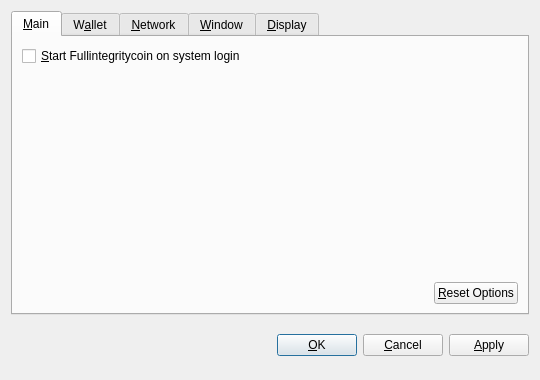
<?xml version="1.0" encoding="UTF-8"?>
<ui version="4.0">
 <class>OptionsDialog</class>
 <widget class="QDialog" name="OptionsDialog">
  <property name="geometry">
   <rect>
    <x>0</x>
    <y>0</y>
    <width>540</width>
    <height>380</height>
   </rect>
  </property>
  <property name="windowTitle">
   <string>Options</string>
  </property>
  <property name="modal">
   <bool>true</bool>
  </property>
  <layout class="QVBoxLayout" name="verticalLayout">
   <item>
    <widget class="QTabWidget" name="tabWidget">
     <property name="tabPosition">
      <enum>QTabWidget::North</enum>
     </property>
     <property name="currentIndex">
      <number>0</number>
     </property>
     <widget class="QWidget" name="tabMain">
      <attribute name="title">
       <string>&amp;Main</string>
      </attribute>
      <layout class="QVBoxLayout" name="verticalLayout_Main">
       <item>
        <widget class="QCheckBox" name="bitcoinAtStartup">
         <property name="toolTip">
          <string>Automatically start Fullintegritycoin after logging in to the system.</string>
         </property>
         <property name="text">
          <string>&amp;Start Fullintegritycoin on system login</string>
         </property>
        </widget>
       </item>
       <item>
        <spacer name="verticalSpacer_Main">
         <property name="orientation">
          <enum>Qt::Vertical</enum>
         </property>
         <property name="sizeHint" stdset="0">
          <size>
           <width>20</width>
           <height>40</height>
          </size>
         </property>
        </spacer>
       </item>
       <item>
        <layout class="QHBoxLayout" name="horizontalLayout_2_Main">
         <item>
          <spacer name="horizontalSpacer_2_Main">
           <property name="orientation">
            <enum>Qt::Horizontal</enum>
           </property>
           <property name="sizeHint" stdset="0">
            <size>
             <width>40</width>
             <height>20</height>
            </size>
           </property>
          </spacer>
         </item>
         <item>
          <widget class="QPushButton" name="resetButton">
           <property name="toolTip">
            <string>Reset all client options to default.</string>
           </property>
           <property name="text">
            <string>&amp;Reset Options</string>
           </property>
           <property name="autoDefault">
            <bool>false</bool>
           </property>
          </widget>
         </item>
        </layout>
       </item>
      </layout>
     </widget>
     <widget class="QWidget" name="tabWallet">
      <attribute name="title">
       <string>W&amp;allet</string>
      </attribute>
      <layout class="QVBoxLayout" name="verticalLayout_Network">
       <item>
        <widget class="QLabel" name="transactionFeeInfoLabel">
         <property name="text">
          <string>Optional transaction fee per kB that helps make sure your transactions are processed quickly. Most transactions are 1 kB.</string>
         </property>
         <property name="textFormat">
          <enum>Qt::PlainText</enum>
         </property>
         <property name="wordWrap">
          <bool>true</bool>
         </property>
        </widget>
       </item>
       <item>
        <layout class="QHBoxLayout" name="horizontalLayout_1_Main">
         <item>
          <widget class="QLabel" name="transactionFeeLabel">
           <property name="text">
            <string>Pay transaction &amp;fee</string>
           </property>
           <property name="textFormat">
            <enum>Qt::PlainText</enum>
           </property>
           <property name="buddy">
            <cstring>transactionFee</cstring>
           </property>
          </widget>
         </item>
         <item>
          <widget class="BitcoinAmountField" name="transactionFee"/>
         </item>
         <item>
          <spacer name="horizontalSpacer_1_Main">
           <property name="orientation">
            <enum>Qt::Horizontal</enum>
           </property>
           <property name="sizeHint" stdset="0">
            <size>
             <width>40</width>
             <height>20</height>
            </size>
           </property>
          </spacer>
         </item>
        </layout>
       </item>
       <item>
        <widget class="QLabel" name="label">
         <property name="text">
          <string>If you disable the spending of unconfirmed change, the change from a transaction cannot be used until that transaction has at least one confirmation. This also affects how your balance is computed.</string>
         </property>
         <property name="wordWrap">
          <bool>true</bool>
         </property>
        </widget>
       </item>
       <item>
        <widget class="QCheckBox" name="spendZeroConfChange">
         <property name="text">
          <string>Spend unconfirmed change  (experts only)</string>
         </property>
        </widget>
       </item>
       <item>
        <spacer name="verticalSpacer">
         <property name="orientation">
          <enum>Qt::Vertical</enum>
         </property>
         <property name="sizeHint" stdset="0">
          <size>
           <width>20</width>
           <height>40</height>
          </size>
         </property>
        </spacer>
       </item>
      </layout>
     </widget>
     <widget class="QWidget" name="tabNetwork">
      <attribute name="title">
       <string>&amp;Network</string>
      </attribute>
      <layout class="QVBoxLayout" name="verticalLayout_Network">
       <item>
        <widget class="QCheckBox" name="mapPortUpnp">
         <property name="toolTip">
          <string>Automatically open the Fullintegritycoin client port on the router. This only works when your router supports UPnP and it is enabled.</string>
         </property>
         <property name="text">
          <string>Map port using &amp;UPnP</string>
         </property>
        </widget>
       </item>
       <item>
        <widget class="QCheckBox" name="connectSocks">
         <property name="toolTip">
          <string>Connect to the Fullintegritycoin network through a SOCKS proxy (e.g. when connecting through Tor).</string>
         </property>
         <property name="text">
          <string>&amp;Connect through SOCKS proxy:</string>
         </property>
        </widget>
       </item>
       <item>
        <layout class="QHBoxLayout" name="horizontalLayout_Network">
         <item>
          <widget class="QLabel" name="proxyIpLabel">
           <property name="text">
            <string>Proxy &amp;IP:</string>
           </property>
           <property name="textFormat">
            <enum>Qt::PlainText</enum>
           </property>
           <property name="buddy">
            <cstring>proxyIp</cstring>
           </property>
          </widget>
         </item>
         <item>
          <widget class="QValidatedLineEdit" name="proxyIp">
           <property name="maximumSize">
            <size>
             <width>140</width>
             <height>16777215</height>
            </size>
           </property>
           <property name="toolTip">
            <string>IP address of the proxy (e.g. 127.0.0.1)</string>
           </property>
          </widget>
         </item>
         <item>
          <widget class="QLabel" name="proxyPortLabel">
           <property name="text">
            <string>&amp;Port:</string>
           </property>
           <property name="textFormat">
            <enum>Qt::PlainText</enum>
           </property>
           <property name="buddy">
            <cstring>proxyPort</cstring>
           </property>
          </widget>
         </item>
         <item>
          <widget class="QLineEdit" name="proxyPort">
           <property name="maximumSize">
            <size>
             <width>55</width>
             <height>16777215</height>
            </size>
           </property>
           <property name="toolTip">
            <string>Port of the proxy (e.g. 9050)</string>
           </property>
          </widget>
         </item>
         <item>
          <widget class="QLabel" name="socksVersionLabel">
           <property name="text">
            <string>SOCKS &amp;Version:</string>
           </property>
           <property name="textFormat">
            <enum>Qt::PlainText</enum>
           </property>
           <property name="buddy">
            <cstring>socksVersion</cstring>
           </property>
          </widget>
         </item>
         <item>
          <widget class="QValueComboBox" name="socksVersion">
           <property name="toolTip">
            <string>SOCKS version of the proxy (e.g. 5)</string>
           </property>
          </widget>
         </item>
         <item>
          <spacer name="horizontalSpacer_Network">
           <property name="orientation">
            <enum>Qt::Horizontal</enum>
           </property>
           <property name="sizeHint" stdset="0">
            <size>
             <width>40</width>
             <height>20</height>
            </size>
           </property>
          </spacer>
         </item>
        </layout>
       </item>
       <item>
        <spacer name="verticalSpacer_Network">
         <property name="orientation">
          <enum>Qt::Vertical</enum>
         </property>
         <property name="sizeHint" stdset="0">
          <size>
           <width>20</width>
           <height>40</height>
          </size>
         </property>
        </spacer>
       </item>
      </layout>
     </widget>
     <widget class="QWidget" name="tabWindow">
      <attribute name="title">
       <string>&amp;Window</string>
      </attribute>
      <layout class="QVBoxLayout" name="verticalLayout_Window">
       <item>
        <widget class="QCheckBox" name="minimizeToTray">
         <property name="toolTip">
          <string>Show only a tray icon after minimizing the window.</string>
         </property>
         <property name="text">
          <string>&amp;Minimize to the tray instead of the taskbar</string>
         </property>
        </widget>
       </item>
       <item>
        <widget class="QCheckBox" name="minimizeOnClose">
         <property name="toolTip">
          <string>Minimize instead of exit the application when the window is closed. When this option is enabled, the application will be closed only after selecting Quit in the menu.</string>
         </property>
         <property name="text">
          <string>M&amp;inimize on close</string>
         </property>
        </widget>
       </item>
       <item>
        <spacer name="verticalSpacer_Window">
         <property name="orientation">
          <enum>Qt::Vertical</enum>
         </property>
         <property name="sizeHint" stdset="0">
          <size>
           <width>20</width>
           <height>40</height>
          </size>
         </property>
        </spacer>
       </item>
      </layout>
     </widget>
     <widget class="QWidget" name="tabDisplay">
      <attribute name="title">
       <string>&amp;Display</string>
      </attribute>
      <layout class="QVBoxLayout" name="verticalLayout_Display">
       <item>
        <layout class="QHBoxLayout" name="horizontalLayout_1_Display">
         <item>
          <widget class="QLabel" name="langLabel">
           <property name="text">
            <string>User Interface &amp;language:</string>
           </property>
           <property name="textFormat">
            <enum>Qt::PlainText</enum>
           </property>
           <property name="buddy">
            <cstring>lang</cstring>
           </property>
          </widget>
         </item>
         <item>
          <widget class="QValueComboBox" name="lang">
           <property name="toolTip">
            <string>The user interface language can be set here. This setting will take effect after restarting Fullintegritycoin.</string>
           </property>
          </widget>
         </item>
        </layout>
       </item>
       <item>
        <layout class="QHBoxLayout" name="horizontalLayout_2_Display">
         <item>
          <widget class="QLabel" name="unitLabel">
           <property name="text">
            <string>&amp;Unit to show amounts in:</string>
           </property>
           <property name="textFormat">
            <enum>Qt::PlainText</enum>
           </property>
           <property name="buddy">
            <cstring>unit</cstring>
           </property>
          </widget>
         </item>
         <item>
          <widget class="QValueComboBox" name="unit">
           <property name="toolTip">
            <string>Choose the default subdivision unit to show in the interface and when sending coins.</string>
           </property>
          </widget>
         </item>
        </layout>
       </item>
       <item>
        <widget class="QCheckBox" name="displayAddresses">
         <property name="toolTip">
          <string>Whether to show Fullintegritycoin addresses in the transaction list or not.</string>
         </property>
         <property name="text">
          <string>&amp;Display addresses in transaction list</string>
         </property>
        </widget>
       </item>
       <item>
        <widget class="QCheckBox" name="coinControlFeatures">
         <property name="toolTip">
          <string>Whether to show coin control features or not.</string>
         </property>
         <property name="text">
          <string>Display coin &amp;control features (experts only!)</string>
         </property>
        </widget>
       </item>
       <item>
        <spacer name="verticalSpacer_Display">
         <property name="orientation">
          <enum>Qt::Vertical</enum>
         </property>
         <property name="sizeHint" stdset="0">
          <size>
           <width>20</width>
           <height>40</height>
          </size>
         </property>
        </spacer>
       </item>
      </layout>
     </widget>
    </widget>
   </item>
   <item>
    <layout class="QHBoxLayout" name="horizontalLayout_Buttons">
     <item>
      <spacer name="horizontalSpacer_1">
       <property name="orientation">
        <enum>Qt::Horizontal</enum>
       </property>
       <property name="sizeHint" stdset="0">
        <size>
         <width>40</width>
         <height>48</height>
        </size>
       </property>
      </spacer>
     </item>
     <item>
      <widget class="QLabel" name="statusLabel">
       <property name="font">
        <font>
         <weight>75</weight>
         <bold>true</bold>
        </font>
       </property>
       <property name="text">
        <string/>
       </property>
       <property name="textFormat">
        <enum>Qt::PlainText</enum>
       </property>
       <property name="wordWrap">
        <bool>true</bool>
       </property>
      </widget>
     </item>
     <item>
      <spacer name="horizontalSpacer_2">
       <property name="orientation">
        <enum>Qt::Horizontal</enum>
       </property>
       <property name="sizeHint" stdset="0">
        <size>
         <width>40</width>
         <height>48</height>
        </size>
       </property>
      </spacer>
     </item>
     <item>
      <widget class="QPushButton" name="okButton">
       <property name="text">
        <string>&amp;OK</string>
       </property>
      </widget>
     </item>
     <item>
      <widget class="QPushButton" name="cancelButton">
       <property name="text">
        <string>&amp;Cancel</string>
       </property>
       <property name="autoDefault">
        <bool>false</bool>
       </property>
      </widget>
     </item>
     <item>
      <widget class="QPushButton" name="applyButton">
       <property name="text">
        <string>&amp;Apply</string>
       </property>
       <property name="autoDefault">
        <bool>false</bool>
       </property>
      </widget>
     </item>
    </layout>
   </item>
  </layout>
 </widget>
 <customwidgets>
  <customwidget>
   <class>BitcoinAmountField</class>
   <extends>QSpinBox</extends>
   <header>bitcoinamountfield.h</header>
  </customwidget>
  <customwidget>
   <class>QValueComboBox</class>
   <extends>QComboBox</extends>
   <header>qvaluecombobox.h</header>
  </customwidget>
  <customwidget>
   <class>QValidatedLineEdit</class>
   <extends>QLineEdit</extends>
   <header>qvalidatedlineedit.h</header>
  </customwidget>
 </customwidgets>
 <resources/>
 <connections/>
</ui>
